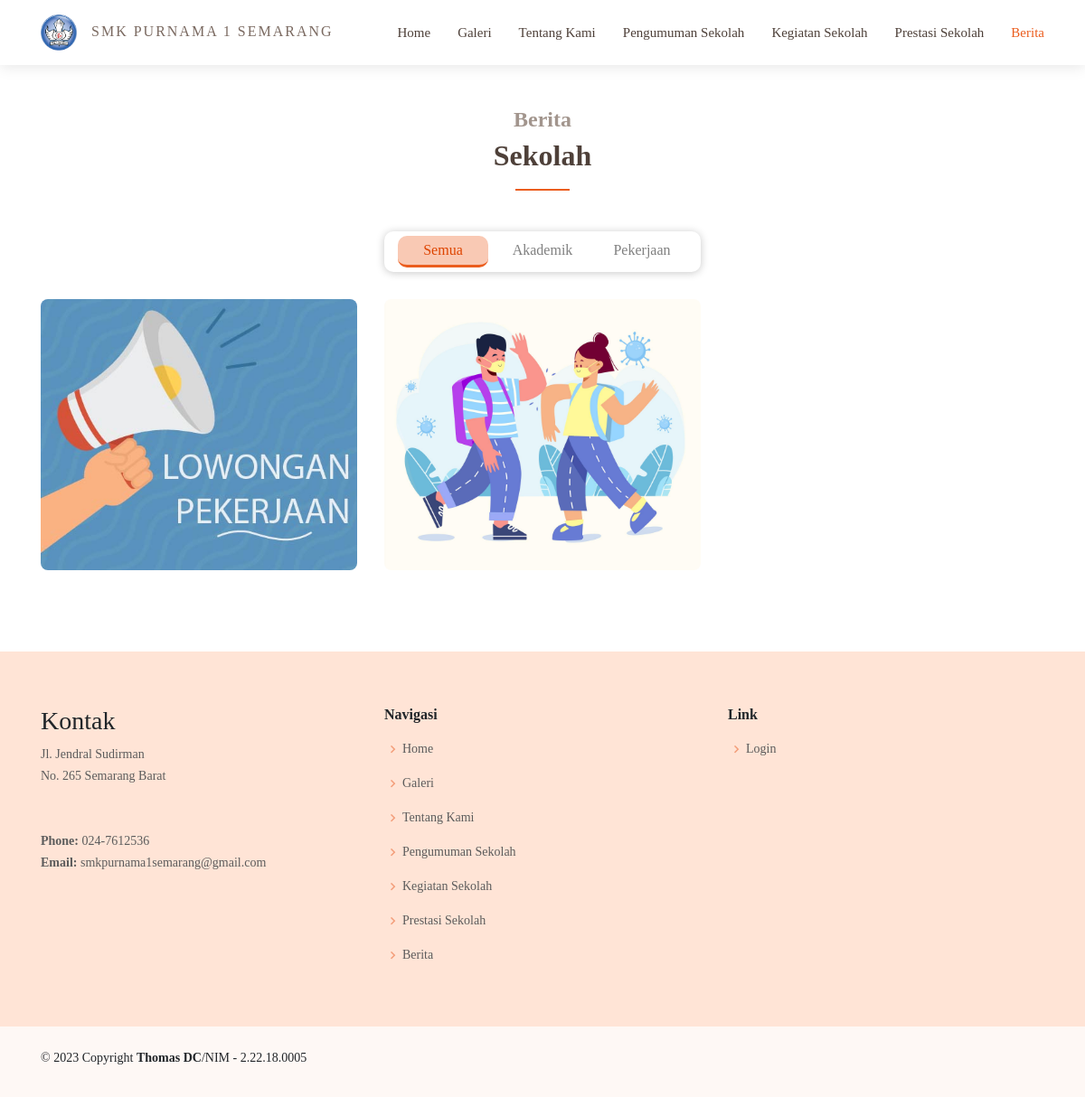
Page /WEB/berita-roll.php on the committed database.
### tables this page shows
CREATE TABLE `data_berita` (
  `id` int(11) NOT NULL,
  `slug` text NOT NULL,
  `data_filter` varchar(255) NOT NULL,
  `creator` varchar(255) NOT NULL,
  `date` timestamp NOT NULL,
  `title` varchar(255) NOT NULL,
  `content` text NOT NULL,
  `level` varchar(60) NOT NULL,
  `foto` text NOT NULL,
  `tipe_gambar` varchar(60) NOT NULL,
  `ukuran_gambar` int(11) NOT NULL
);

CREATE TABLE `data_profil_sekolah` (
  `id_profil_sekolah` int(11) NOT NULL,
  `nm_sekolah` varchar(255) NOT NULL,
  `status_sekolah` varchar(255) NOT NULL,
  `nss_npsn` varchar(255) NOT NULL,
  `almt_sekolah` text NOT NULL,
  `telp_sekolah` varchar(255) NOT NULL,
  `email_sekolah` varchar(255) NOT NULL,
  `nm_kepsek` varchar(255) NOT NULL
);

### WEB/berita-roll.php (the view, shortened to what this page needs)
<!DOCTYPE html>
<html lang="en">
<head>
  <link href="WEB/assets/vendor/aos/aos.css" rel="stylesheet">
  <link href="WEB/assets/vendor/bootstrap/css/bootstrap.min.css" rel="stylesheet">
  <link href="WEB/assets/vendor/bootstrap-icons/bootstrap-icons.css" rel="stylesheet">
  <link href="WEB/assets/vendor/boxicons/css/boxicons.min.css" rel="stylesheet">
  <link href="WEB/assets/vendor/glightbox/css/glightbox.min.css" rel="stylesheet">
  <link href="WEB/assets/vendor/swiper/swiper-bundle.min.css" rel="stylesheet">
  <link href="WEB/assets/css/style.css" rel="stylesheet">
  <link href="WEB/assets/css/components.css" rel="stylesheet">
</head>
<body>
  <?php
  include "header3.php";
  ?>
  <main id="main">
    <section id="berita" class="portfolio">
      <div class="container" data-aos="fade-up">
        <div class="section-title">
          <h2>Berita</h2>
          <p>Sekolah</p>
        </div>
        <div class="row" data-aos="fade-up" data-aos-delay="100">
          <div class="col-lg-12 divPortofolioHeader">
            <ul id="portfolio-flters">
              <li data-filter="*" class="filter-active">Semua</li>
              <?php
              include '../login/conn.php';
              $data = mysqli_query($conn, "SELECT DISTINCT data_filter FROM data_berita ");
              while ($d = mysqli_fetch_array($data)) {
              ?>
                <li data-filter=".filter-<?php echo $d['data_filter']; ?>"><?php echo $d['data_filter']; ?></li>
              <?php } ?>
            </ul>
          </div>
        </div>
        <div class="row portfolio-container" data-aos="fade-up" data-aos-delay="200">
          <?php
          include '../login/conn.php';
          $data = mysqli_query($conn, "SELECT * FROM data_berita ORDER BY `id` DESC");
          while ($d = mysqli_fetch_array($data)) {
          ?>
            <div class="col-lg-4 col-md-6 portfolio-item filter-<?php echo $d['data_filter']; ?>">
              <div class="portfolio-wrap">
                <img src="admin/logic/berita_sklh/<?php echo $d['foto']; ?>" class="img-fluid" alt="<?php echo $d['foto']; ?>" style="object-fit: cover; height: 300px; width: 100% ">
              </div>
            </div>
          <?php } ?>
        </div>
      </div>
    </section>
  </main>
  <?php
  include "footer3.php";
  ?>
</body>
</html>

### WEB/footer3.php (shortened to what this page needs)
<footer id="footer">
  <div class="footer-top section-bg">
    <div class="container">
      <div class="row">
        <div class="col-lg-4 col-md-6 footer-contact">
          <h3>Kontak</h3>
          <p>
            Jl. Jendral Sudirman
            <br>
            No. 265 Semarang Barat<br>
            <br><br>
            <strong>Phone:</strong>
            <?php
            include '../login/conn.php';
            $cari_phone = mysqli_query($conn, "SELECT telp_sekolah FROM data_profil_sekolah ");
            $rows = mysqli_fetch_array($cari_phone);
            echo $rows['telp_sekolah'];
            ?>
            <br>
            <strong>Email:</strong>
            <?php
            $cari_email = mysqli_query($conn, "SELECT email_sekolah FROM data_profil_sekolah ");
            $rows = mysqli_fetch_array($cari_email);
            echo $rows['email_sekolah'];
            ?>
            <br>
          </p>
        </div>
        <div class="col-lg-4 col-md-3 footer-links">
          <h4>Navigasi</h4>
          <ul>
            <li><i class="bx bx-chevron-right"></i> <a href="./home#home">Home</a></li>
            <li><i class="bx bx-chevron-right"></i> <a href="./home#galeri">Galeri</a></li>
            <li><i class="bx bx-chevron-right"></i> <a href="./home#tentang">Tentang Kami</a></li>
            <li><i class="bx bx-chevron-right"></i> <a href="./home#pengumuman">Pengumuman Sekolah</a></li>
            <li><i class="bx bx-chevron-right"></i> <a href="./home#kegiatan">Kegiatan Sekolah</a></li>
            <li><i class="bx bx-chevron-right"></i> <a href="./home#capaian">Prestasi Sekolah</a></li>
            <li><i class="bx bx-chevron-right"></i> <a href="./semua-berita#berita">Berita</a></li>
          </ul>
        </div>
        <div class="col-lg-4 col-md-3 footer-links">
          <h4>Link</h4>
          <ul>
            <li><i class="bx bx-chevron-right"></i> <a href="./log-in">Login</a></li>
          </ul>
        </div>
      </div>
    </div>
  </div>
  <div class="container py-4">
    <div class="copyright">
      &copy;  Copyright <strong><span>Thomas DC</span></strong>/NIM - 2.22.18.0005
    </div>
  </div>
</footer>

### WEB/assets/css/style.css (style rules this page uses)
body { font-family: "SourceSansPro" !important; color: #212529; font-weight: normal; }
a { color: #eb5d1e; text-decoration: none; }
h1, h2, h3, h4, h5, h6, .font-primary { font-family: "SourceSansPro"; color: #212529; font-weight: normal; }
#main { margin-top: 72px; }
section { padding: 60px 0; overflow: hidden; }
.section-bg { background-color: #ffe4d6 !important; }
.section-title { text-align: center; padding-bottom: 30px; }
.section-title h2 { font-size: 24px; font-weight: 700; padding-bottom: 0; line-height: 1px; margin-bottom: 15px; color: #a2958d; }
.section-title p { padding-bottom: 15px; margin-bottom: 15px; position: relative; font-size: 32px; font-weight: 700; color: #4e4039; }
.section-title p::after { content: ""; position: absolute; display: block; width: 60px; height: 2px; background: #eb5d1e; bottom: 0; left: calc(50% - 30px); }
.portfolio .portfolio-item { margin-bottom: 30px; }
.portfolio .divPortofolioHeader { display: flex !important; display: -webkit-flex; justify-content: center; -webkit-justify-content: center; align-items: center; -webkit-align-items: center; }
.portfolio #portfolio-flters { padding: 0; margin: 0 auto 30px; list-style: none; text-align: center; background: white; border-radius: 10px; padding: 5px 15px; box-shadow: 0 1px 10px rgb(0 0 0 / 22%); width: auto; min-width: 350px; display: flex; align-items: center; justify-content: center; }
.portfolio #portfolio-flters li { cursor: pointer; padding: 5px; font-size: 16px; font-weight: 500; transition: all 0.3s ease-in-out; border-radius: 10px; margin: 0; width: auto; min-width: 100px; display: flex; align-items: center; justify-content: center; line-height: 10px; min-height: 35px; margin-right: 10px !important; border-bottom: 3px solid transparent; color: grey; }
.portfolio #portfolio-flters li:last-of-type { margin-right: 0 !important; }
.portfolio #portfolio-flters li:hover, .portfolio #portfolio-flters li.filter-active { color: #de4400; background: #eb5d1e54; border-bottom: 3px solid #eb5d1e !important; }
.portfolio #portfolio-flters li:last-child { margin-right: 0; }
.portfolio .portfolio-wrap { transition: 0.3s; position: relative; overflow: hidden; border-radius: 8px; z-index: 1; }
.portfolio .portfolio-wrap::before { content: ""; background: rgba(122, 105, 96, 0.6); position: absolute; left: 100%; right: 0; top: 0; bottom: 0; transition: all ease-in-out 0.3s; z-index: 2; }
.portfolio .portfolio-wrap img { transition: 0.3s; position: relative; z-index: 1; }
#footer { background: #fff; padding: 0 0 30px 0; color: #212529; font-size: 14px; background: #fef8f5; }
#footer .footer-top { padding: 60px 0 30px 0; background: #fff; }
#footer .footer-top .footer-contact { margin-bottom: 30px; }
#footer .footer-top .footer-contact p { font-size: 14px; line-height: 24px; margin-bottom: 0; font-family: "SourceSansPro"; color: #5c5c5c; }
#footer .footer-top h4 { font-size: 16px; font-weight: bold; color: #212529; position: relative; padding-bottom: 12px; }
#footer .footer-top .footer-links { margin-bottom: 30px; }
#footer .footer-top .footer-links ul { list-style: none; padding: 0; margin: 0; }
#footer .footer-top .footer-links ul i { padding-right: 2px; color: #f39e7a; font-size: 18px; line-height: 1; }
#footer .footer-top .footer-links ul li { padding: 10px 0; display: flex; align-items: center; }
#footer .footer-top .footer-links ul li:first-child { padding-top: 0; }
#footer .footer-top .footer-links ul a { color: #5c5c5c; transition: 0.3s; display: inline-block; line-height: 1; }
#footer .copyright { text-align: center; float: left; }

### rows in the picture
data_berita: foto (picture)
data_berita: foto (picture)
data_profil_sekolah: telp_sekolah "024-7612536", email_sekolah "smkpurnama1semarang@gmail.com"

### other values in the picture
$d['data_filter'] "Akademik"
$d['data_filter'] "Pekerjaan"
